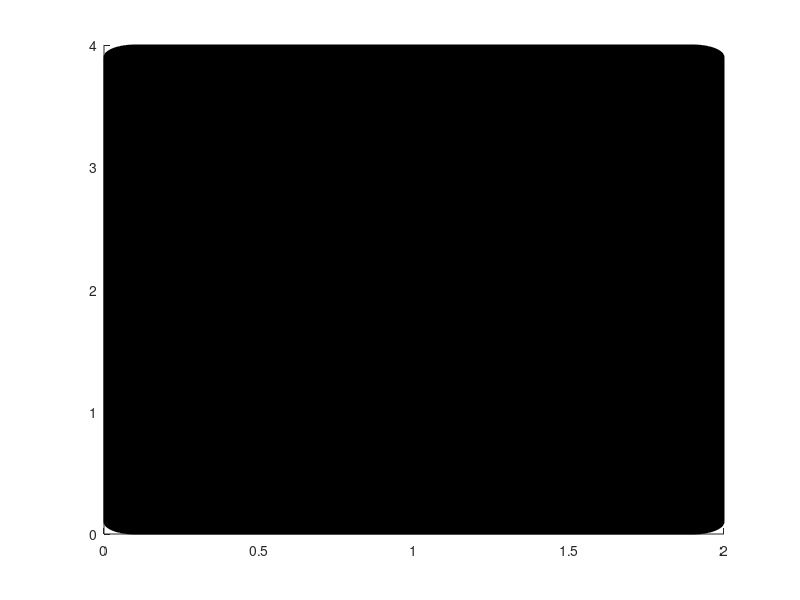

Recreate this plot in MATLAB. (Note: this script raises an error after producing the figure.)
clc;    % Clear the command window.

%% black rectangle as background.. Using build-in rectangle function (form Help)
% rectangle('Position',pos,'Curvature',cur)
%       Specify pos as a four-element vector of the form [x y w h] in data units.
%       specify cur as a two-element vector of the form [horizontal vertical]...
%       For the same length of curvature along all sides, specify cur as a scalar value...
%       Specify values between 0 (no curvature) and 1 (maximum curvature). Use [1 1] to create an ellipse or circle.
%       The function plots into the current axes without clearing existing content from the axes.

%% array of position and colors
% Rectangle hight is 4, circles centers are 1, 2 ,3
% circle of radius 1 should start from x=0.5 , y=0.25,1.5,2.75

pos_red=[0.5 2.75 1 1];
pos_yellow=[0.5 1.5 1 1];
pos_green=[0.5 0.25 1 1];
pos=[pos_red;pos_yellow ;pos_green];
c_color=['r';'y';'g']; %'g' for green  'y' for yellow   'r' for red


%% Init rectangle
rectangle('Position', [0 0 2 4],'Curvature', 0.1,'FaceColor', 'k'); % 'k'for black

%% make a rotating circle of grey color
i=1;
while(1)
    rectangle('Position', pos(3,:),'Curvature', 1,'FaceColor', darkGray); 
    rectangle('Position', pos(2,:),'Curvature', 1,'FaceColor', darkGray); 
    rectangle('Position', pos(1,:),'Curvature', 1,'FaceColor', darkGray); 
    rectangle('Position', pos(i,:),'Curvature', 1,'FaceColor', c_color(i));
    %adjusting plot configs
    axis equal
    xlim([-0.5, 2.5]);
    ylim([-0.5, 4.5]);
    pause(1);
    i=i+1;
    if i==4
        i=1;
    end
end

